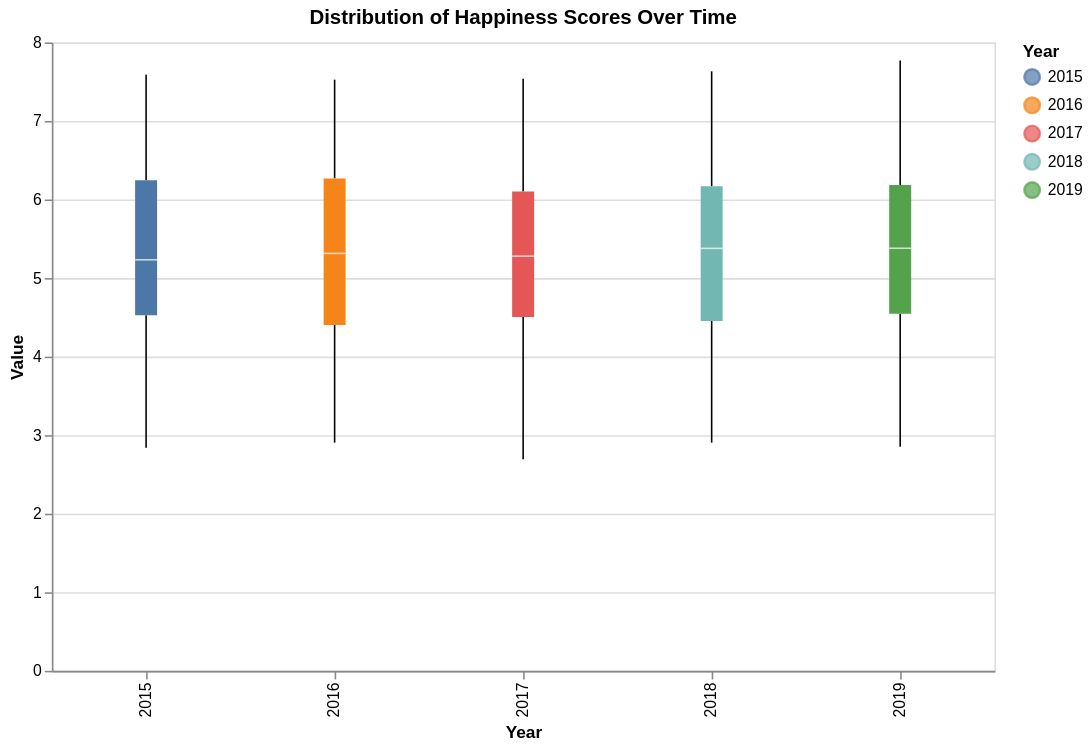

Here is the notebook cell this chart was saved with:
### Code cell
import altair as alt
chart = (
    alt.Chart(df_long[df_long['Factor'] == 'Score'])
    .mark_boxplot()
    .encode(
        x='Year:O',
        y='Value:Q',
        color='Year:N',
        tooltip=['Year', 'Country or region', 'Value']
    )
    .properties(title='Distribution of Happiness Scores Over Time', width=600, height=400)
)
chart.interactive()

### Figure 1 — Vega-Lite specification as saved in the notebook (floating-point values rounded to 4 significant figures; data arrays with more than 128 entries replaced by an {"elided": "..."} marker saying what was removed)
{"config": {"view": {"continuousWidth": 300, "continuousHeight": 300}}, "data": {"name": "data-71c47a305b7b3deb1b1514b493b2618c"}, "mark": {"type": "boxplot"}, "encoding": {"color": {"field": "Year", "type": "nominal"}, "tooltip": [{"field": "Year", "type": "quantitative"}, {"field": "Country or region", "type": "nominal"}, {"field": "Value", "type": "quantitative"}], "x": {"field": "Year", "type": "ordinal"}, "y": {"field": "Value", "type": "quantitative"}}, "height": 400, "params": [{"name": "param_2", "select": {"type": "interval", "encodings": ["x", "y"]}, "bind": "scales"}], "title": "Distribution of Happiness Scores Over Time", "width": 600, "$schema": "https://vega.github.io/schema/vega-lite/v5.20.1.json", "datasets": {"data-71c47a305b7b3deb1b1514b493b2618c": {"elided": "782 records"}}}
